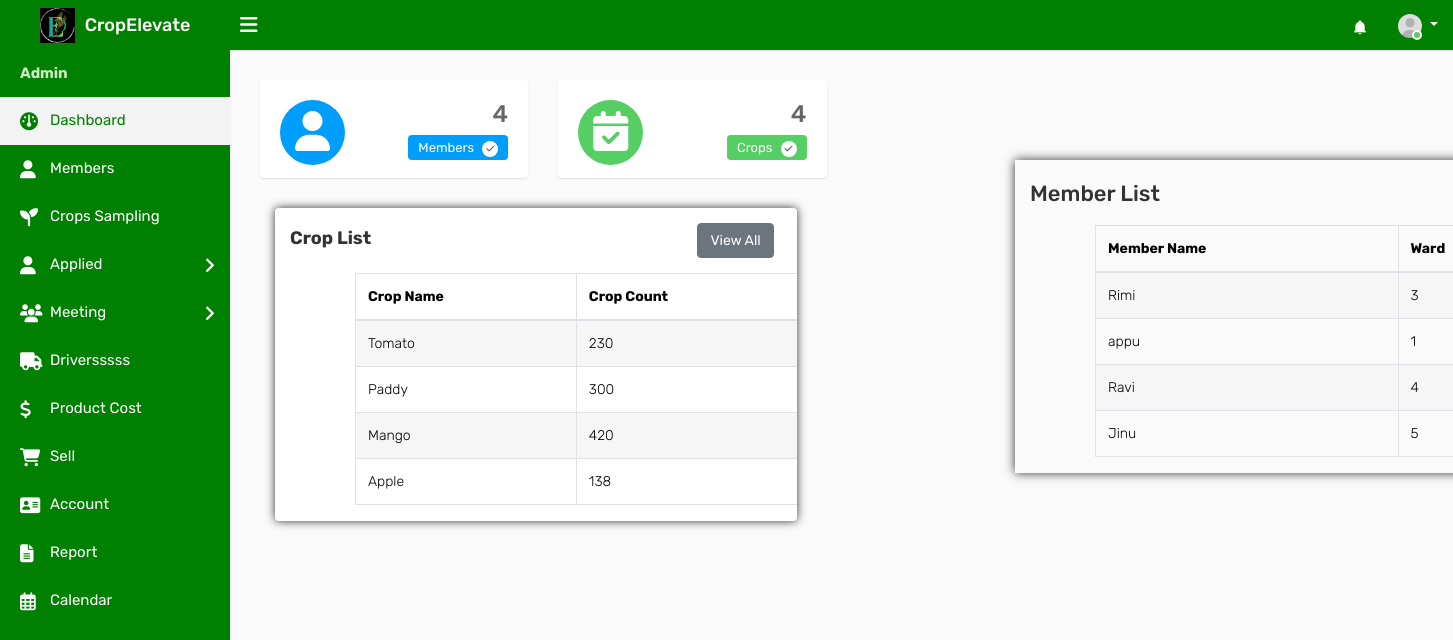
/adindex, run on an earlier commit of the app's database.
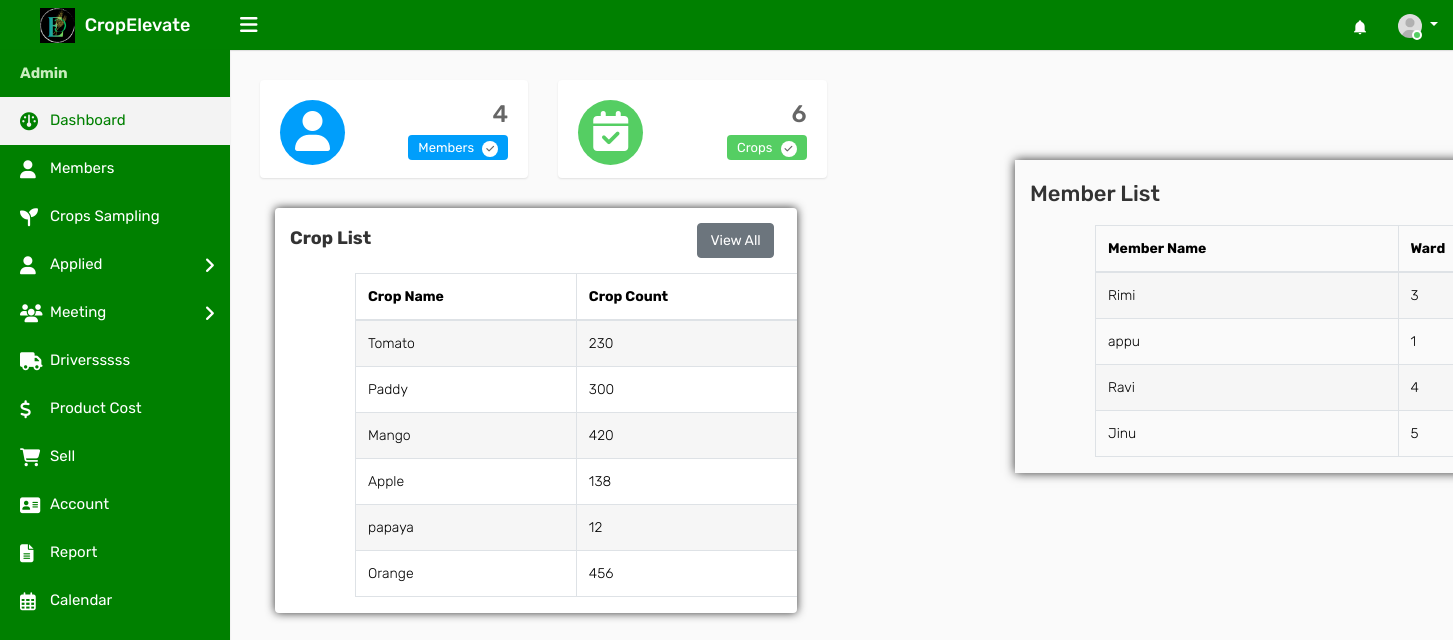
And on a later commit of the database.
### ceapp/models.py (models this page shows, shortened)
class Crop(models.Model):
    Namec = models.CharField(max_length=100)
    des = models.TextField()
    start_date = models.DateField(null=True, blank=True)
    end_date = models.DateField(null=True, blank=True)
    count = models.PositiveIntegerField(default=0)
    crop_photo = models.ImageField(upload_to='crop_photos/', blank=True, null=True)
    is_active = models.BooleanField(default=True)
    created_at = models.DateTimeField(auto_now_add=True)
    current = models.BooleanField(default=False)

class Member(models.Model):
    user = models.ForeignKey(CustomUser, on_delete=models.CASCADE, blank=True, null=True)
    Name = models.CharField(max_length=100,null=True, blank=True)
    email = models.EmailField(max_length=100,null=True, blank=True)
    admin_set_password = models.CharField(max_length=128, blank=True, null=True)
    dob = models.CharField(max_length=100,null=True, blank=True)
    address = models.TextField()
    district= models.CharField(max_length=100,null=True, blank=True)
    taluk = models.CharField(max_length=255, null=True, blank=True)
    Panchayat = models.CharField(max_length=100,null=True, blank=True)
    wardname = models.CharField(max_length=100,null=True, blank=True)
    wardno = models.IntegerField(max_length=100,null=True, blank=True)
    postal = models.IntegerField()
    phone = models.IntegerField()
    bio=models.TextField()
    profile_photo = models.ImageField(upload_to='profile_photos/', blank=True, null=True)
    amob = models.IntegerField(max_length=100,null=True, blank=True)
    aemail = models.CharField(max_length=255, null=True, blank=True)
    degree = models.CharField(max_length=255, null=True, blank=True)
    institution = models.CharField(max_length=255, null=True,blank=True)
    reset_password = models.CharField(max_length=128, null=True, blank=True)  # New field for reset password
    is_active = models.BooleanField(default=True)

### ceapp/views.py (the view)
# urls.py: path('adindex',views.adindex,name='adindex'),
def adindex(request):
    me = Member.objects.all()
    me_count = me.count()
    c=Crop.objects.all()
    c_count=c.count()
    crops = Crop.objects.all()
    approval = ApplyCrop.objects.all()
    approval_count = approval.count()
    context = {'me': me, 'me_count': me_count,'c':c, 'c_count':c_count,'crops': crops ,'approval':approval,'approval_count':approval_count}
    return render(request, 'admintemp/adindex.html', context)

### templates/admintemp/adindex.html (shortened to what the changed rows need)
{% load static %}
<!DOCTYPE html>
<html lang="en">
<head>
    <link rel="stylesheet" type="text/css" href="{% static 'assets/css/bootstrap.min.css' %}">
    <link rel="stylesheet" type="text/css" href="{% static 'assets/css/font-awesome.min.css' %}">
    <link rel="stylesheet" type="text/css" href="{% static 'assets/css/style.css' %}">
    <link rel="stylesheet" href="https://cdnjs.cloudflare.com/ajax/libs/font-awesome/6.2.0/css/all.min.css">
    <link rel="stylesheet" href="https://cdn.jsdelivr.net/npm/@mdi/font/css/materialdesignicons.min.css">
</head>
<body>
    <div class="main-wrapper">
        <div class="page-wrapper">
            <div class="content">
                <div class="row">
                    <div class="col-md-6 col-sm-6 col-lg-6 col-xl-3">
                        <div class="dash-widget">
                            <div class="dash-widget-info text-right">
                                <h3>{{c_count}}</h3>
                                <span class="widget-title2">Crops <i class="fa fa-check" aria-hidden="true"></i></span>
                            </div>
                        </div>
                    </div>
					</div>
                    <div class="col-12 col-md-6 col-lg-8 col-xl-8">
                        <div class="card">
                            <div class="table-responsive ml-auto">
                                <table class="table table-bordered table-striped">
                                    <thead>
                                        <tr>
                                            <th>Crop Name</th>
                                            <th>Crop Count</th>
                                        </tr>
                                    </thead>
                                    <tbody>
                                        {% for crop in crops %}
                                        <tr>
                                            <td>{{ crop.Namec }}</td>
                                            <td>{{ crop.count }}</td>
                                        </tr>
                                        {% endfor %}
                                    </tbody>
                                </table>
                            </div>
                        </div>
                    </div>
    </div>
</div>
<div class="col-12 col-md-6 col-lg-6 col-xl-6">
    <div class="card2">
        <div class="table-responsive ml-auto">
            <table class="table table-bordered table-striped">
                <thead>
                    <tr>
                        <th>Member Name</th>
                        <th>Ward</th>
                    </tr>
                </thead>
                <tbody>
                    {% for member in me %}
                    <tr>
                        <td>{{ member.Name }}</td>
                        <td>{{ member.wardno }}</td>
                    </tr>
                    {% endfor %}
                </tbody>
            </table>
        </div>
    </div>
    </div>
</div>
</body>
</html>

What changed in the data, as far as the page shows it:
added Crop: Namec "papaya", count "12"
added Crop: Namec "Orange", count "456"
Also different on the page:
{{ c_count }}: "4" → "6"
